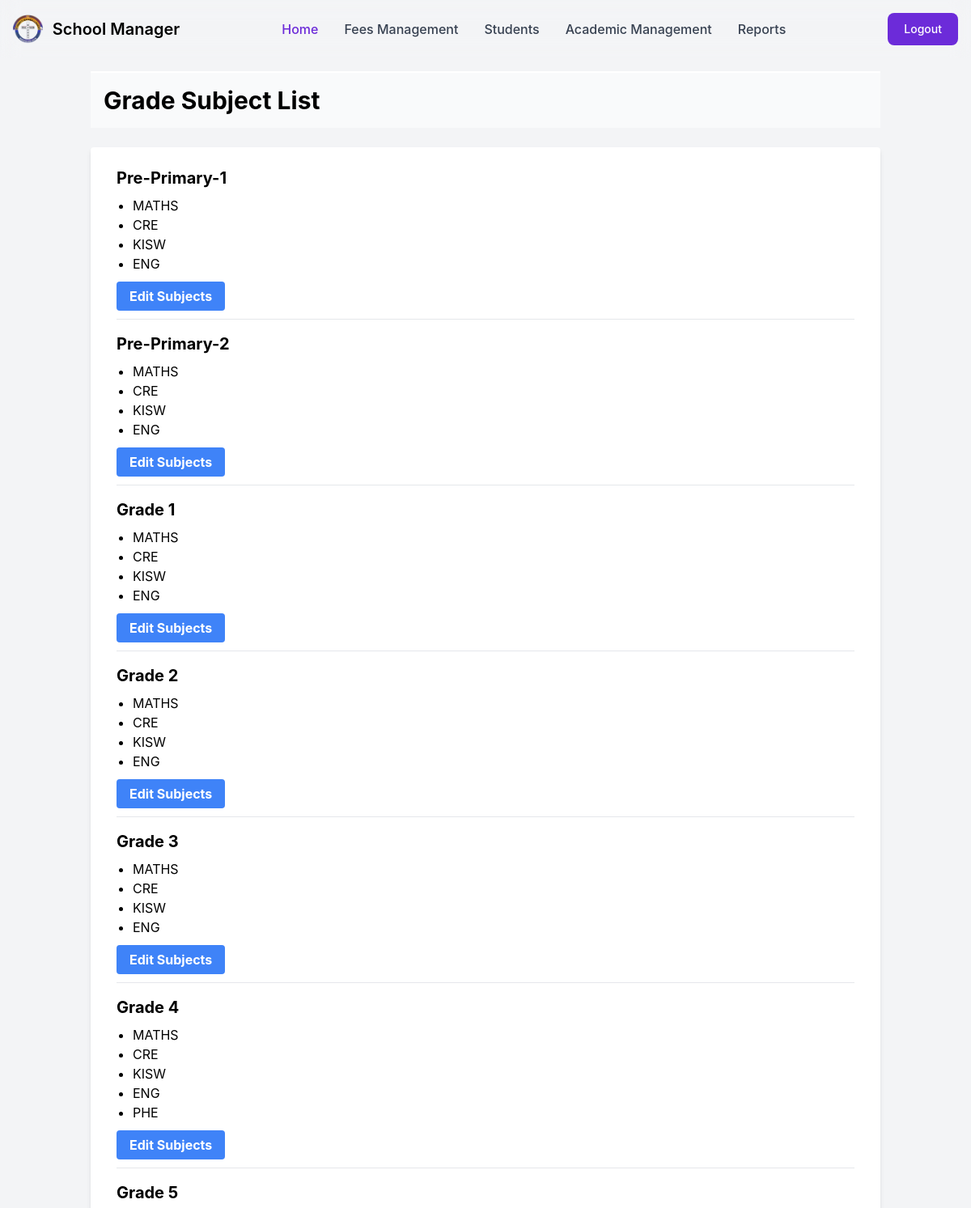
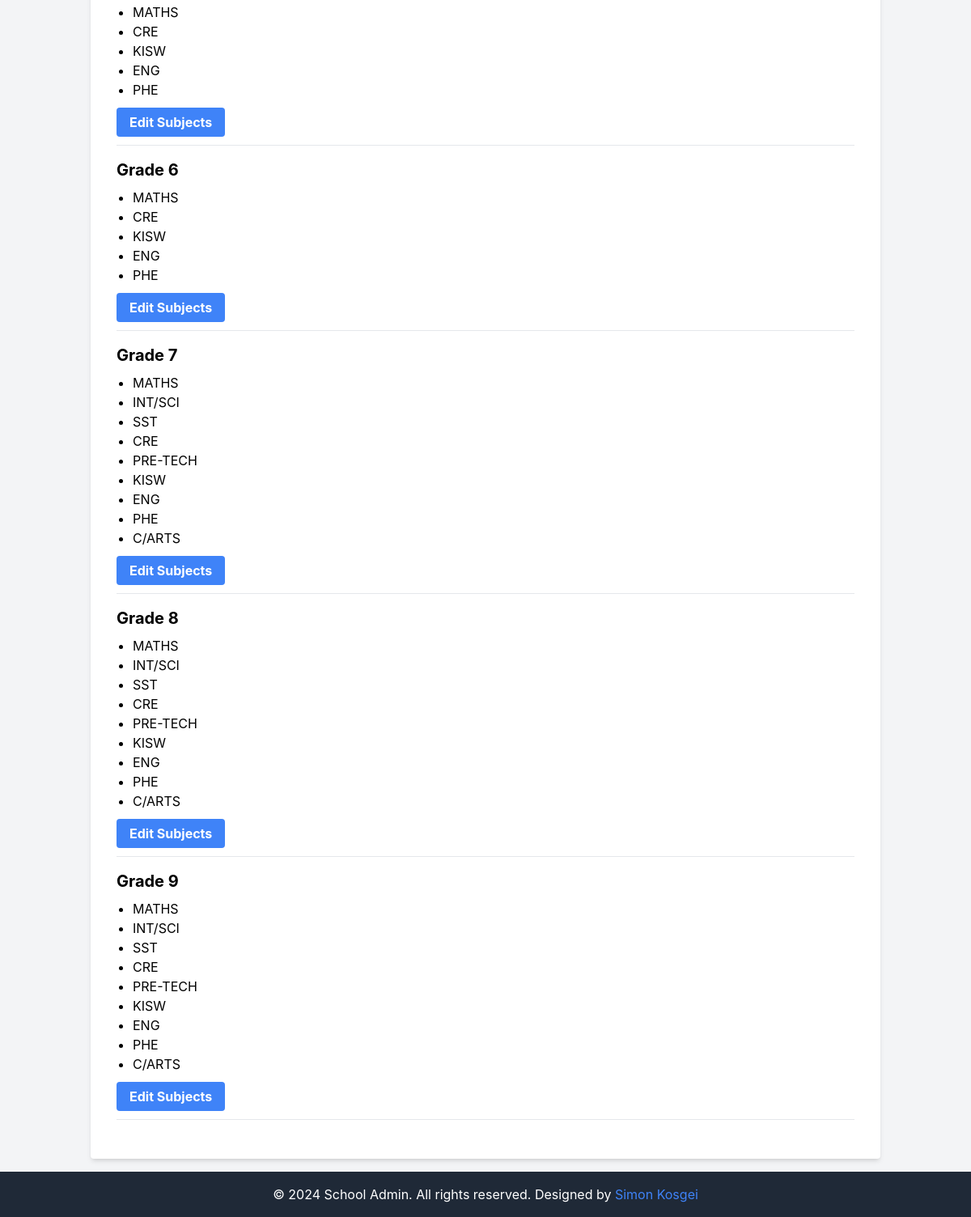
The app's page /control/grade-subjects/ (signed in) with its own data (2 pictures, top to bottom).
### learners/models.py (models this page shows, shortened)
class Grade(models.Model):
    GRADES = [
        ('Pre-Primary-1', 'Pre-Primary-1'),
        ('Pre-Primary-2', 'Pre-Primary-2'),
        ('Grade 1', 'Grade 1'),
        ('Grade 2', 'Grade 2'),
        ('Grade 3', 'Grade 3'),
        ('Grade 4', 'Grade 4'),
        ('Grade 5', 'Grade 5'),
        ('Grade 6', 'Grade 6'),
        ('Grade 7', 'Grade 7'),
        ('Grade 8', 'Grade 8'),
        ('Grade 9', 'Grade 9'),
    ]
    grade_name = models.CharField(max_length=100, choices=GRADES, unique=True)
    grade_description = models.TextField()
    class_teacher_remark = models.TextField(blank=True)

### exams/models.py (models this page shows, shortened)
class Subject(models.Model):
    name = models.CharField(max_length=100)
    subject_id = models.AutoField(primary_key=True)
    grades = models.ManyToManyField(Grade, related_name='subjects')

### administrator/views.py (the view)
# urls.py: path('grade-subjects/', grade_subject_list, name='grade_subject_list'),
@login_required
def grade_subject_list(request):
    grades = Grade.objects.all().prefetch_related('subjects')
    return render(request, 'admin/grade_subject_list.html', {'grades': grades})

### templates/admin/grade_subject_list.html (shortened to what this page needs)
<head>
</head>
{% extends 'admin/base.html' %}
{% load static %}
{% block content %}
<div class="container-fluid">
    <h2 class="text-3xl font-bold mb-6 p-4 bg-gray-50 dark:bg-gray-900 dark:text-white border-t-2 border-white">Grade Subject List</h2>
    <div class="bg-white shadow-md rounded px-8 pt-6 pb-8 mb-4">
        {% for grade in grades %}
            <h3 class="text-xl font-bold mb-2">{{ grade.grade_name }}</h3>
            <ul class="list-disc pl-5 mb-4">
                {% for subject in grade.subjects.all %}
                    <li>{{ subject.name }}</li>
                {% empty %}
                    <li>No subjects assigned</li>
                {% endfor %}
            </ul>
            <a href="{% url 'edit_grade_subjects' grade.id %}" class="bg-blue-500 hover:bg-blue-700 text-white font-bold py-2 px-4 rounded">Edit Subjects</a>
            <hr class="my-4">
        {% endfor %}
    </div>
</div>
{% endblock %}

### records on screen
Grade: grade_name "Pre-Primary-1"
Subject: name "MATHS"
Subject: name "CRE"
Subject: name "KISW"
Subject: name "ENG"
Grade: grade_name "Pre-Primary-2"
Grade: grade_name "Grade 1"
Grade: grade_name "Grade 2"
Grade: grade_name "Grade 3"
Grade: grade_name "Grade 4"
Subject: name "PHE"
Grade: grade_name "Grade 5"
Grade: grade_name "Grade 6"
Grade: grade_name "Grade 7"
Subject: name "INT/SCI"
Subject: name "SST"
Subject: name "PRE-TECH"
Subject: name "C/ARTS"
Grade: grade_name "Grade 8"
Grade: grade_name "Grade 9"
